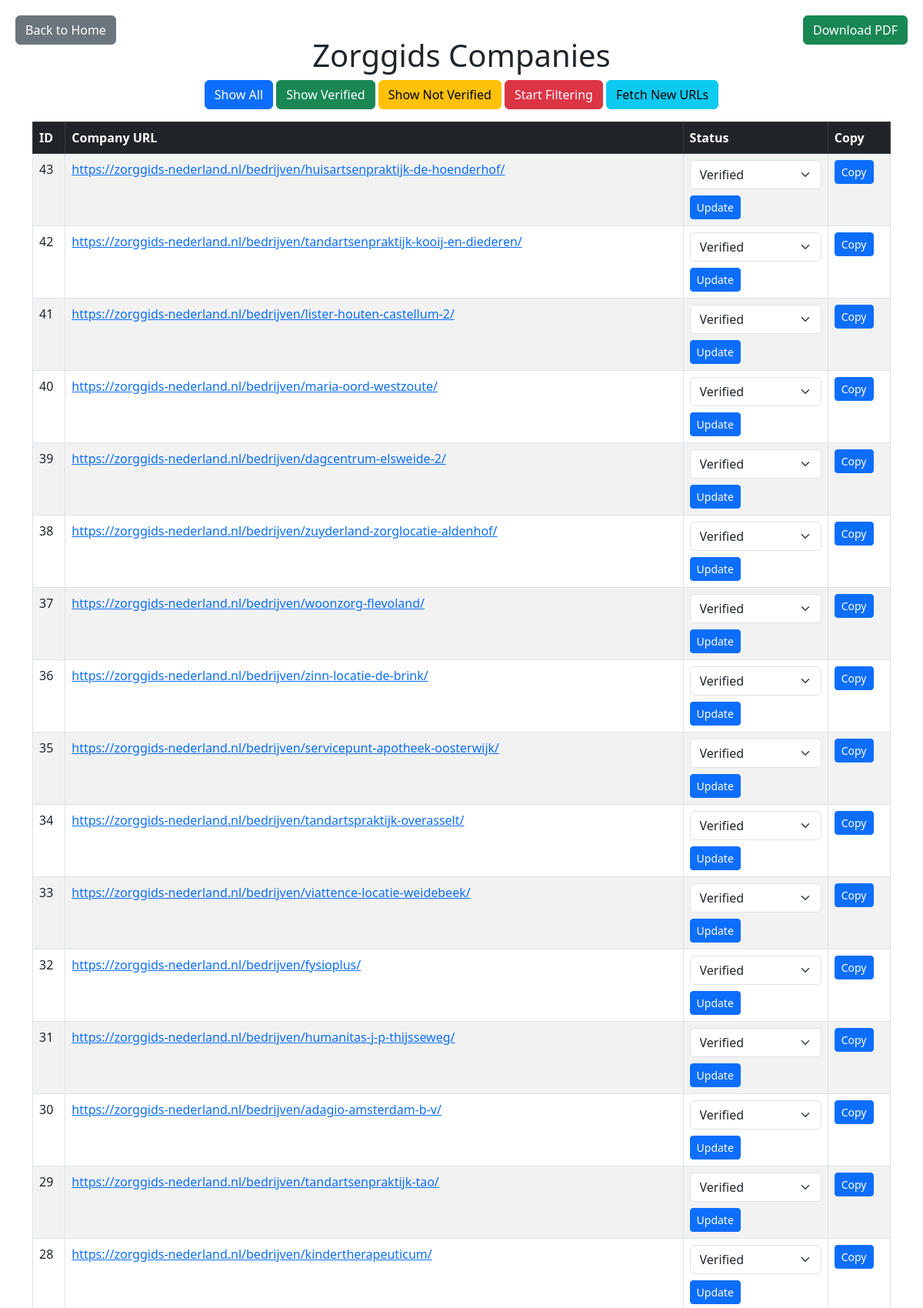
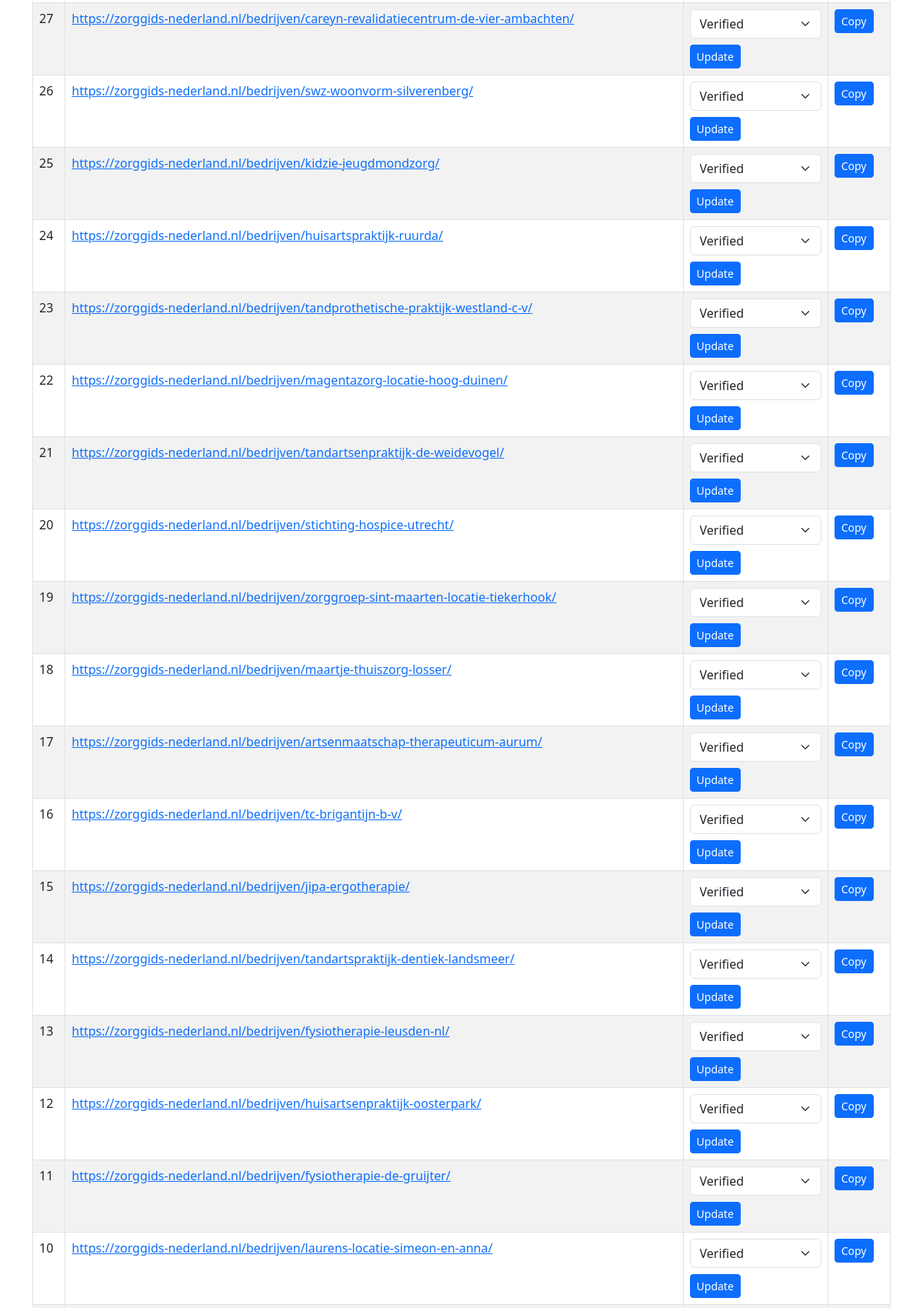
The page /companies/zorggids (signed in, upper part) on the database its author committed (2 pictures, top to bottom).
### tables this page shows
CREATE TABLE zorggids (
                id INTEGER PRIMARY KEY AUTOINCREMENT,
                url TEXT UNIQUE,
                scraped_at TEXT,
                verified INTEGER DEFAULT 0  -- 0 for Not Verified, 1 for Verified
            );

### app.py (the view)
    def wrapper(*args, **kwargs):
        if not is_logged_in():
            return redirect(url_for("login"))
        return func(*args, **kwargs)

### app.py (called while the page is built)
def is_logged_in():
    return session.get("logged_in")

def login_required(func):
    def wrapper(*args, **kwargs):
        if not is_logged_in():
            return redirect(url_for("login"))
        return func(*args, **kwargs)
    wrapper.__name__ = func.__name__
    return wrapper

def fetch_companies(source, status="all"):
    conn = sqlite3.connect("companies.db")
    cursor = conn.cursor()
    if status == "verified":
        cursor.execute(f"SELECT id, url, verified FROM {source} WHERE verified = 1 ORDER BY id DESC")
    elif status == "not_verified":
        cursor.execute(f"SELECT id, url, verified FROM {source} WHERE verified = 0 ORDER BY id DESC")
    else:
        cursor.execute(f"SELECT id, url, verified FROM {source} ORDER BY id DESC")
    companies = cursor.fetchall()
    conn.close()
    return companies

@app.route('/companies/<source>')
@login_required
def companies(source):
    companies = fetch_companies(source)
    return render_template("companies.html", companies=companies, source=source)

### templates/companies.html (shortened to what this page needs)
<!DOCTYPE html>
<html lang="en">
<head>
    <link rel="stylesheet" href="https://cdnjs.cloudflare.com/ajax/libs/bootstrap/5.3.0/css/bootstrap.min.css">
</head>
<body>
    <a href="{{ url_for('download') }}" class="btn btn-success top-right-button">Download PDF</a>
    <div class="container mt-5">
        <h1 class="text-center">{{ source.capitalize() }} Companies</h1>
        <div class="filter-buttons text-center mb-3">
            <button id="filterAll" class="btn btn-primary">Show All</button>
            <button id="filterVerified" class="btn btn-success">Show Verified</button>
            <button id="filterNotVerified" class="btn btn-warning">Show Not Verified</button>
            <button id="startFiltering" class="btn btn-danger">Start Filtering</button>
            <button onclick="window.location.href='/fetch_new_urls'" class="btn btn-info">Fetch New URLs</button>
        </div>
        <table class="table table-bordered table-striped">
            <thead class="table-dark">
                <tr>
                    <th>ID</th>
                    <th>Company URL</th>
                    <th>Status</th>
                    <th>Copy</th>
                </tr>
            </thead>
            <tbody id="companiesTableBody">
                {% for company in companies %}
                    <tr>
                        <td>{{ company[0] }}</td>
                        <td><a href="{{ company[1] }}" target="_blank">{{ company[1] }}</a></td>
                        <td>
                            <form action="/update_status" method="POST" class="status-form">
                                <select name="status" class="form-select">
                                    <option value="1" {% if company[2] == 1 %}selected{% endif %}>Verified</option>
                                </select>
                                <button type="submit" class="btn btn-sm btn-primary mt-2">Update</button>
                            </form>
                        </td>
                        <td><button class="btn btn-sm btn-primary copy-url" data-id="{{ company[0] }}" data-source="{{ source }}" data-url="{{ company[1] }}">Copy</button></td>
                    </tr>
                {% endfor %}
            </tbody>
        </table>
    </div>
    <a href="{{ url_for('index') }}" class="btn btn-secondary top-left-button">Back to Home</a>
</body>
</html>

### templates/companies.html (style rules this page uses)
.top-left-button { position: fixed; top: 20px; left: 20px; }
.top-right-button { position: fixed; top: 20px; right: 20px; }
.filter-buttons { margin-bottom: 20px; }

### rows shown on the page
zorggids: id "43", url "https://zorggids-nederland.nl/bedrijven/huisartsenpraktijk-de-hoenderhof/", status "Verified"
zorggids: id "42", url "https://zorggids-nederland.nl/bedrijven/tandartsenpraktijk-kooij-en-diederen/", status "Verified"
zorggids: id "41", url "https://zorggids-nederland.nl/bedrijven/lister-houten-castellum-2/", status "Verified"
zorggids: id "40", url "https://zorggids-nederland.nl/bedrijven/maria-oord-westzoute/", status "Verified"
zorggids: id "39", url "https://zorggids-nederland.nl/bedrijven/dagcentrum-elsweide-2/", status "Verified"
zorggids: id "38", url "https://zorggids-nederland.nl/bedrijven/zuyderland-zorglocatie-aldenhof/", status "Verified"
zorggids: id "37", url "https://zorggids-nederland.nl/bedrijven/woonzorg-flevoland/", status "Verified"
zorggids: id "36", url "https://zorggids-nederland.nl/bedrijven/zinn-locatie-de-brink/", status "Verified"
zorggids: id "35", url "https://zorggids-nederland.nl/bedrijven/servicepunt-apotheek-oosterwijk/", status "Verified"
zorggids: id "34", url "https://zorggids-nederland.nl/bedrijven/tandartspraktijk-overasselt/", status "Verified"
zorggids: id "33", url "https://zorggids-nederland.nl/bedrijven/viattence-locatie-weidebeek/", status "Verified"
zorggids: id "32", url "https://zorggids-nederland.nl/bedrijven/fysioplus/", status "Verified"
zorggids: id "31", url "https://zorggids-nederland.nl/bedrijven/humanitas-j-p-thijsseweg/", status "Verified"
zorggids: id "30", url "https://zorggids-nederland.nl/bedrijven/adagio-amsterdam-b-v/", status "Verified"
zorggids: id "29", url "https://zorggids-nederland.nl/bedrijven/tandartsenpraktijk-tao/", status "Verified"
zorggids: id "28", url "https://zorggids-nederland.nl/bedrijven/kindertherapeuticum/", status "Verified"
zorggids: id "27", url "https://zorggids-nederland.nl/bedrijven/careyn-revalidatiecentrum-de-vier-ambachten/", status "Verified"
zorggids: id "26", url "https://zorggids-nederland.nl/bedrijven/swz-woonvorm-silverenberg/", status "Verified"
zorggids: id "25", url "https://zorggids-nederland.nl/bedrijven/kidzie-jeugdmondzorg/", status "Verified"
zorggids: id "24", url "https://zorggids-nederland.nl/bedrijven/huisartspraktijk-ruurda/", status "Verified"
zorggids: id "23", url "https://zorggids-nederland.nl/bedrijven/tandprothetische-praktijk-westland-c-v/", status "Verified"
zorggids: id "22", url "https://zorggids-nederland.nl/bedrijven/magentazorg-locatie-hoog-duinen/", status "Verified"
zorggids: id "21", url "https://zorggids-nederland.nl/bedrijven/tandartsenpraktijk-de-weidevogel/", status "Verified"
zorggids: id "20", url "https://zorggids-nederland.nl/bedrijven/stichting-hospice-utrecht/", status "Verified"
zorggids: id "19", url "https://zorggids-nederland.nl/bedrijven/zorggroep-sint-maarten-locatie-tiekerhook/", status "Verified"
zorggids: id "18", url "https://zorggids-nederland.nl/bedrijven/maartje-thuiszorg-losser/", status "Verified"
zorggids: id "17", url "https://zorggids-nederland.nl/bedrijven/artsenmaatschap-therapeuticum-aurum/", status "Verified"
zorggids: id "16", url "https://zorggids-nederland.nl/bedrijven/tc-brigantijn-b-v/", status "Verified"
zorggids: id "15", url "https://zorggids-nederland.nl/bedrijven/jipa-ergotherapie/", status "Verified"
zorggids: id "14", url "https://zorggids-nederland.nl/bedrijven/tandartspraktijk-dentiek-landsmeer/", status "Verified"
zorggids: id "13", url "https://zorggids-nederland.nl/bedrijven/fysiotherapie-leusden-nl/", status "Verified"
zorggids: id "12", url "https://zorggids-nederland.nl/bedrijven/huisartsenpraktijk-oosterpark/", status "Verified"
zorggids: id "11", url "https://zorggids-nederland.nl/bedrijven/fysiotherapie-de-gruijter/", status "Verified"
zorggids: id "10", url "https://zorggids-nederland.nl/bedrijven/laurens-locatie-simeon-en-anna/", status "Verified"

### other values the page prints
{{ source.capitalize() }} "Zorggids"
